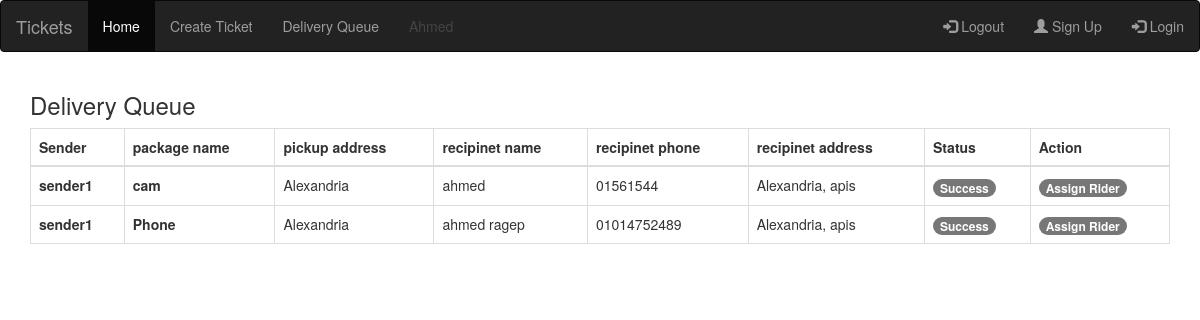
The page /delivery/delivery_queue (signed in) on the database its author committed.
### users/models.py (models this page shows)
class User(AbstractUser):
    sender = models.BooleanField(default=False)
    rider = models.BooleanField(default=False)
    def __str__(self):
        return self.username

### delivery/models.py (models this page shows, shortened)
class Delivery(models.Model):
    sender = models.ForeignKey(User, on_delete=models.CASCADE)
    package_name = models.CharField(max_length=100)
    pickup_address = models.CharField(max_length=100)
    recipinet_name = models.CharField(max_length=100)
    recipinet_phone = models.CharField(max_length=50)
    recipinet_address = models.CharField(max_length=50)
    rider = models.ForeignKey(User ,on_delete=models.CASCADE, related_name='delivery_rider', null=True,blank=True)
    is_delivered = models.BooleanField(default=False)
    data_created = models.DateTimeField(auto_now_add=True)
    is_verified = models.BooleanField(default=False)
    has_rider = models.BooleanField(default=False)

### delivery/views.py (the view)
# urls.py: path('delivery_queue', delivery_queue, name='delivery_queue'),
def delivery_queue(request):
   obj = Delivery.objects.filter(is_verified=True).order_by('-data_created')
   context={'obj':obj}
   return render (request,"delivery_queue.html",context)

### delivery/templates/delivery_queue.html
{% extends 'base.html' %}
{% block body %}
<div class="card">
  <div class="card-body">
    <h3 class="card-title">Delivery Queue</h3>
    <table class="table table-bordered table-hover">
      <thead class="thead-dark">
        <tr>
          <th scope="col">Sender</th>
          <th scope="col">package name</th>
          <th scope="col">pickup address</th>
          <th scope="col">recipinet name</th>
          <th scope="col">recipinet phone</th>
          <th scope="col">recipinet address</th>
          <th scope="col">Status</th>
          <th scope="col">Action</th>
        </tr>
      </thead>
      <tbody>
        {% for obj in obj %}
        <tr>
          <th>{{obj.sender}}</th>
          <th>{{obj.package_name}}</th>
          <td>{{obj.pickup_address}}</td>
          <td>{{obj.recipinet_name}}</td>
          <td>{{obj.recipinet_phone}}</td>
          <td>{{obj.recipinet_address}}</td>
          {% if obj.has_rider %}
            <td><span class="badge badge-success">Success</span></td>
          {% else %}
            <td><span class="badge badge-warning">Pending</span></td>
          {% endif %}
          <td><a href="{% url 'assign_delivery' obj.pk %}" class="badge badge-success">Assign Rider</a></td>
        </tr>
        {% endfor %}
      </tbody>
    </table>
  </div>
</div>
{% endblock body %}

### templates/base.html (shortened to what this page needs)
<!DOCTYPE html>
<html lang="en">
<head>
  <link rel="stylesheet" href="https://maxcdn.bootstrapcdn.com/bootstrap/3.4.1/css/bootstrap.min.css">
</head>
<body>
    <nav class="navbar navbar-inverse">
      <div class="container-fluid">
        <div class="navbar-header">
          <a class="navbar-brand" href="/">Tickets</a>
        </div>
        <ul class="nav navbar-nav">
          <li class="active"><a href="#">Home</a></li>
          <li><a href="">Create Ticket</a></li>
          {% if request.user.sender %}
          <li><a href="{% url 'active_delivery' %}">Delivery Active</a></li>
          {% elif request.user.is_superuser %}
          <li><a href="{% url 'delivery_queue' %}">Delivery Queue</a></li>
          {% endif %}
          <li class="nav disabled"><a>{{request.user.username|capfirst}}</a></li>
        </ul>
        <ul class="nav navbar-nav navbar-right">
            <li><a href="{% url 'logout' %}"><span class="glyphicon glyphicon-log-in"></span> Logout</a></li>
            {% if request.user.is_superuser %}
            <li><a href="{% url 'register_rider' %}"><span class="glyphicon glyphicon-user"></span> Sign Up</a></li>
            {% endif %}
            <li><a href=""><span class="glyphicon glyphicon-log-in"></span> Login</a></li>
        </ul>
      </div>
    </nav>
  <div class="container mt-5">
    {% block body %}
    {% endblock body %}
  </div>
</body>
</html>

### rows shown on the page
User: user.username "Ahmed"
Delivery: sender "sender1", package_name "cam", pickup_address "Alexandria", recipinet_name "ahmed", recipinet_phone "01561544", recipinet_address "Alexandria, apis", has_rider "Success"
Delivery: sender "sender1", package_name "Phone", pickup_address "Alexandria", recipinet_name "ahmed ragep", recipinet_phone "01014752489", recipinet_address "Alexandria, apis", has_rider "Success"
